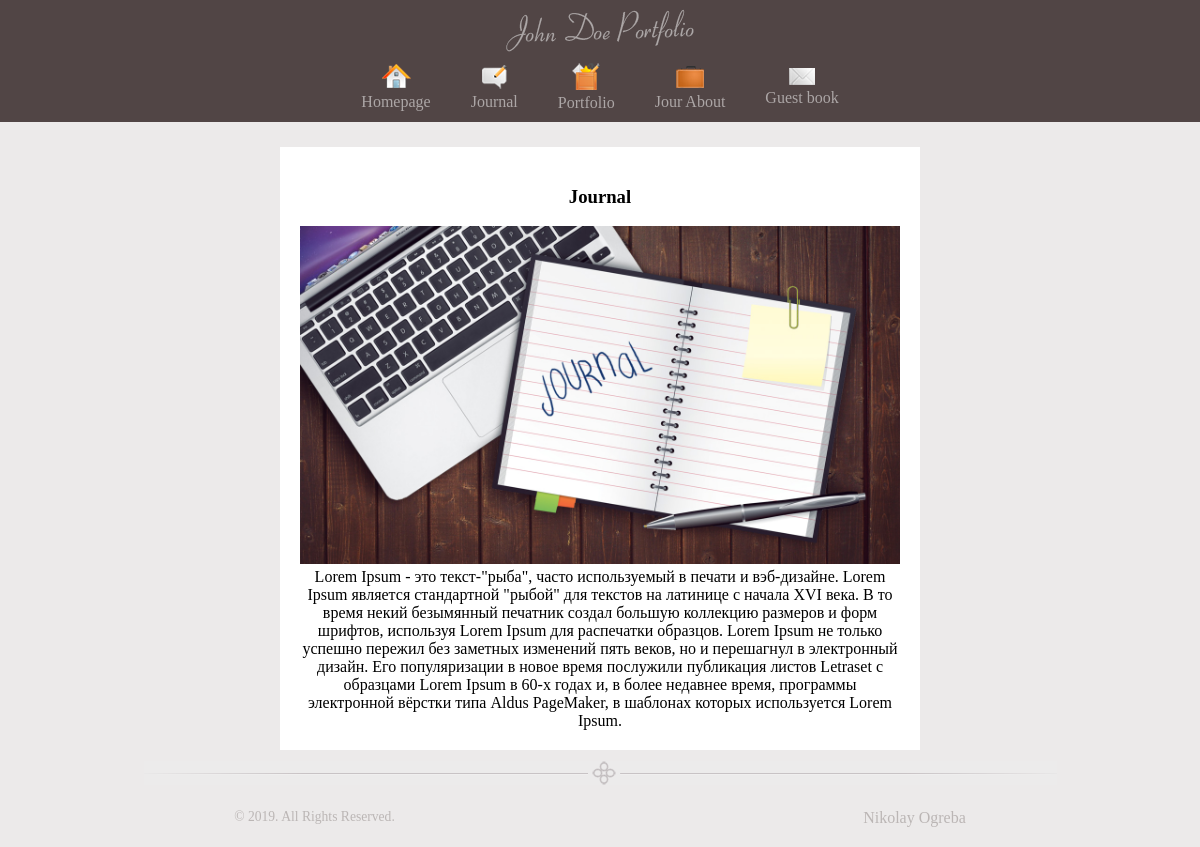
The page /?view=page&page_id=2 on the database its author committed.
### tables this page shows
CREATE TABLE IF NOT EXISTS `pages` (
  `id` tinyint(3) unsigned NOT NULL,
  `metaKey` varchar(255) NOT NULL,
  `metaDes` varchar(255) NOT NULL,
  `iconImg` varchar(255) NOT NULL DEFAULT 'notImg.png',
  `imgPage` varchar(255) NOT NULL DEFAULT 'no img',
  `titleSite` varchar(255) NOT NULL,
  `textSite` text NOT NULL,
  `namePage` varchar(255) NOT NULL DEFAULT 'no name'
);

### controller/controller.php (called while the page is built, shortened)
<?php
    $pages = get_full_pages();
    $view = empty($_GET['view']) ? 'guest_book' : $_GET['view'];
    switch($view) {
    	case('page'):
    		if(isset($_GET['page_id'])) {
    			$get_page_id = abs( (int)$_GET['page_id'] );
    			$page = get_page($get_page_id);
    		}
    	break;
    }
    require(TEMPLATE . 'index.php');

### index.php (called while the page is built, shortened)
<?php
	require(CONTROLLER);
?>

### model/model.php (called while the page is built, shortened)
<?php
	function get_full_pages()
	{
		$query = "SELECT `id`, `iconImg`, `titleSite`, `namePage` FROM `pages`";
		$res_select_pages = mysqli_query($GLOBALS['db'], $query) or die(mysqli_error($GLOBALS['db']));
		$get_array_pages = [];
		while($row = mysqli_fetch_assoc($res_select_pages)) {
			$get_array_pages[] = $row;
		}
		return $get_array_pages;
	}
	function get_page($get_page_id)
	{
		$query = "SELECT `metaKey`, `metaDes`, `iconImg`, `imgPage`, `titleSite`, `textSite` FROM `pages` WHERE `id` = $get_page_id";
		$res_select_page = mysqli_query($GLOBALS['db'], $query) or die(mysqli_error($GLOBALS['db']));
		$get_page = [];
		while($row = mysqli_fetch_assoc($res_select_page)) {
			$get_page = $row;
		}
		return $get_page;
	}

### views/viewGuestBook/page.php (the view)
<?php if(!empty($page)): ?>
	<h3><?=$page['titleSite']?></h3>
	<?php if(isset($page['imgPage']) && $page['imgPage'] != 'no img'): ?>
	<img src='<?=TEMPLATE?>images/<?=$page['imgPage']?>' alt='<?=$page['titleSite']?>' />
	<?php endif; ?>
	<?=$page['textSite']?>
<?php else: ?>
	<h3>Такой страницы нет на нашем сайте..</h3>
<?php endif; ?>

### views/viewGuestBook/blocks/header.php (shortened to what this page needs)
<!DOCTYPE HTML>
<html xmlns="http://www.w3.org/1999/xhtml">
<head>
    <link rel="stylesheet" href="<?=TEMPLATE?>styles/main.css" type="text/css" />
</head>
<body>
    <div id="container">
        <div id='header'>
            <img src="<?=TEMPLATE?>images/logo.png" alt = "Логотип сайта" />
            <nav>
                <?php foreach ($pages as $value): ?>
                    <?php if(isset($value['namePage']) && $value['namePage'] === 'no name'): ?>
                        <a href="?view=page&amp;page_id=<?=$value['id']?>">
                        <img src="<?=TEMPLATE?>images/<?=$value['iconImg']?>" alt="<?=$value['titleSite']?>" />
                            <br />
                        <span><?=$value['titleSite']?></span>
                    </a>
                    <?php else: ?>
                        <a href="?view=<?=$value['namePage']?>&amp;page_id=<?=$value['id']?>">
                        <img src="<?=TEMPLATE?>images/<?=$value['iconImg']?>" alt="<?=$value['titleSite']?>" />
                            <br />
                        <span><?=$value['titleSite']?></span>
                    </a>
                    <?php endif; ?>
                <?php endforeach; ?>
            </nav>
        </div>

### views/viewGuestBook/styles/main.css (style rules this page uses)
html { height: 100%; }
body { background-color: #ECEAEA; font-family: Tahoma; font-size: 12pt; margin: 0; padding: 0 0 1px 0; display: block; min-height: 100%; width: 100%; overflow-y: hidden; position: relative; overflow: auto; }
a img { border: none; }
nav { display: flex; align-items: center; justify-content: center; }
#container { text-align: center; margin: 0 auto; }
#container nav { padding: 0 0 10px; }
#container nav a { color: #ACA6A6; text-decoration: none; padding: 0 20px; }
#header { background-color: #514545; }
#content img { width: 100%; }

### rows shown on the page
pages: iconImg (picture), titleSite "Homepage"
pages: iconImg (picture), titleSite "Journal", imgPage (picture), textSite "Lorem Ipsum - это текст-\"рыба\", часто используемый в печати и вэб-дизайне. Lorem Ipsum является стандартной \"рыбой\" для текстов на латинице с начала XVI века. В то время некий безымянный печатник создал большую коллекцию размеров и форм шрифтов, используя Lorem Ipsum для распечатки образцов. Lorem Ipsum не только успешно пережил без заметных изменений пять веков, но и перешагнул в электронный дизайн. Его популяризации в новое время послужили публикация листов Letraset с образцами Lorem Ipsum в 60-х годах и, в более недавнее время, программы электронной вёрстки типа Aldus PageMaker, в шаблонах которых используется Lorem Ipsum."
pages: iconImg (picture), titleSite "Portfolio"
pages: iconImg (picture), titleSite "Jour About"
pages: iconImg (picture), titleSite "Guest book"
